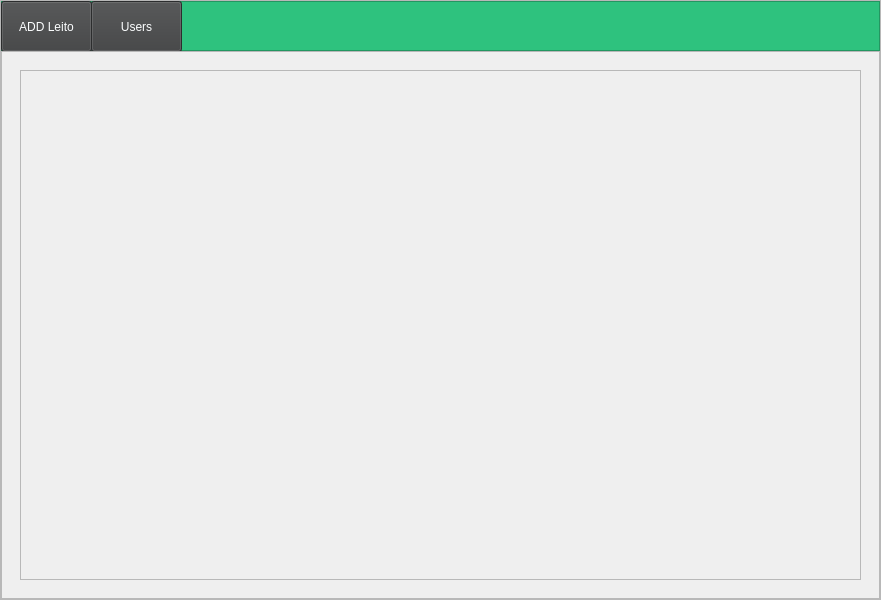
<?xml version="1.0" encoding="UTF-8"?>
<ui version="4.0">
 <class>PrincipalScreen</class>
 <widget class="QMainWindow" name="PrincipalScreen">
  <property name="geometry">
   <rect>
    <x>0</x>
    <y>0</y>
    <width>881</width>
    <height>600</height>
   </rect>
  </property>
  <property name="windowTitle">
   <string>MainWindow</string>
  </property>
  <widget class="QWidget" name="centralwidget">
   <layout class="QHBoxLayout" name="horizontalLayout">
    <property name="spacing">
     <number>0</number>
    </property>
    <property name="leftMargin">
     <number>0</number>
    </property>
    <property name="topMargin">
     <number>0</number>
    </property>
    <property name="rightMargin">
     <number>0</number>
    </property>
    <property name="bottomMargin">
     <number>0</number>
    </property>
    <item>
     <widget class="QFrame" name="frame">
      <property name="frameShape">
       <enum>QFrame::StyledPanel</enum>
      </property>
      <property name="frameShadow">
       <enum>QFrame::Raised</enum>
      </property>
      <layout class="QVBoxLayout" name="verticalLayout">
       <property name="spacing">
        <number>0</number>
       </property>
       <property name="leftMargin">
        <number>0</number>
       </property>
       <property name="topMargin">
        <number>0</number>
       </property>
       <property name="rightMargin">
        <number>0</number>
       </property>
       <property name="bottomMargin">
        <number>0</number>
       </property>
       <item>
        <widget class="QFrame" name="frame_2">
         <property name="minimumSize">
          <size>
           <width>0</width>
           <height>50</height>
          </size>
         </property>
         <property name="maximumSize">
          <size>
           <width>16777215</width>
           <height>50</height>
          </size>
         </property>
         <property name="styleSheet">
          <string notr="true">background-color: rgb(46, 194, 126);</string>
         </property>
         <property name="frameShape">
          <enum>QFrame::StyledPanel</enum>
         </property>
         <property name="frameShadow">
          <enum>QFrame::Raised</enum>
         </property>
         <widget class="QPushButton" name="btnUser">
          <property name="geometry">
           <rect>
            <x>90</x>
            <y>0</y>
            <width>91</width>
            <height>51</height>
           </rect>
          </property>
          <property name="styleSheet">
           <string notr="true">background-color: rgb(62, 63, 64);
color: rgb(252, 254, 255);</string>
          </property>
          <property name="text">
           <string>Users</string>
          </property>
         </widget>
         <widget class="QPushButton" name="btnLeito">
          <property name="geometry">
           <rect>
            <x>0</x>
            <y>0</y>
            <width>91</width>
            <height>51</height>
           </rect>
          </property>
          <property name="styleSheet">
           <string notr="true">background-color: rgb(62, 63, 64);
color: rgb(252, 254, 255);</string>
          </property>
          <property name="text">
           <string>ADD Leito</string>
          </property>
         </widget>
        </widget>
       </item>
       <item>
        <widget class="QFrame" name="frame_3">
         <property name="styleSheet">
          <string notr="true"/>
         </property>
         <property name="frameShape">
          <enum>QFrame::StyledPanel</enum>
         </property>
         <property name="frameShadow">
          <enum>QFrame::Raised</enum>
         </property>
         <layout class="QHBoxLayout" name="horizontalLayout_2">
          <item>
           <widget class="QStackedWidget" name="paginas">
            <property name="currentIndex">
             <number>1</number>
            </property>
            <widget class="QWidget" name="cadastrarLeitos">
             <widget class="QLineEdit" name="nomeLeito">
              <property name="geometry">
               <rect>
                <x>200</x>
                <y>180</y>
                <width>501</width>
                <height>41</height>
               </rect>
              </property>
              <property name="styleSheet">
               <string notr="true">background-color: rgb(252, 254, 255);
color: rgb(0, 0, 0);
border-radius: 10px;</string>
              </property>
              <property name="alignment">
               <set>Qt::AlignCenter</set>
              </property>
              <property name="placeholderText">
               <string>NOME LEITO</string>
              </property>
             </widget>
             <widget class="QPushButton" name="CadastrarLeito">
              <property name="geometry">
               <rect>
                <x>400</x>
                <y>350</y>
                <width>111</width>
                <height>51</height>
               </rect>
              </property>
              <property name="styleSheet">
               <string notr="true">background-color: rgb(31, 109, 153);
color: rgb(252, 254, 255);
border-radius: 20px;</string>
              </property>
              <property name="text">
               <string>Cadastrar</string>
              </property>
             </widget>
             <widget class="QLineEdit" name="quantidade">
              <property name="geometry">
               <rect>
                <x>200</x>
                <y>250</y>
                <width>501</width>
                <height>41</height>
               </rect>
              </property>
              <property name="styleSheet">
               <string notr="true">background-color: rgb(252, 254, 255);
border-radius: 10px;
color: rgb(0, 0, 0);</string>
              </property>
              <property name="alignment">
               <set>Qt::AlignCenter</set>
              </property>
              <property name="placeholderText">
               <string>QUANTIDADE</string>
              </property>
             </widget>
             <widget class="QPushButton" name="voltar_3">
              <property name="geometry">
               <rect>
                <x>400</x>
                <y>420</y>
                <width>111</width>
                <height>61</height>
               </rect>
              </property>
              <property name="styleSheet">
               <string notr="true">background-color: rgb(82, 160, 204);
color: rgb(252, 254, 255);
border-radius: 20px;</string>
              </property>
              <property name="text">
               <string>Voltar</string>
              </property>
             </widget>
            </widget>
            <widget class="QWidget" name="leitos">
             <layout class="QHBoxLayout" name="horizontalLayout_3">
              <item>
               <widget class="QScrollArea" name="scrollArea">
                <property name="widgetResizable">
                 <bool>true</bool>
                </property>
                <widget class="QWidget" name="scrollAreaWidgetContents">
                 <property name="geometry">
                  <rect>
                   <x>0</x>
                   <y>0</y>
                   <width>839</width>
                   <height>508</height>
                  </rect>
                 </property>
                 <layout class="QGridLayout" name="gridLayout"/>
                </widget>
               </widget>
              </item>
             </layout>
            </widget>
            <widget class="QWidget" name="CadastrarUsers">
             <widget class="QLineEdit" name="lineEdit">
              <property name="geometry">
               <rect>
                <x>130</x>
                <y>140</y>
                <width>501</width>
                <height>41</height>
               </rect>
              </property>
              <property name="styleSheet">
               <string notr="true">background-color: rgb(252, 254, 255);
border-radius: 10px;
color: rgb(0, 0, 0);</string>
              </property>
              <property name="alignment">
               <set>Qt::AlignCenter</set>
              </property>
              <property name="placeholderText">
               <string>E-MAIL</string>
              </property>
             </widget>
             <widget class="QLineEdit" name="lineEdit_2">
              <property name="geometry">
               <rect>
                <x>130</x>
                <y>200</y>
                <width>501</width>
                <height>41</height>
               </rect>
              </property>
              <property name="styleSheet">
               <string notr="true">background-color: rgb(252, 254, 255);
border-radius: 10px;
color: rgb(0, 0, 0);</string>
              </property>
              <property name="alignment">
               <set>Qt::AlignCenter</set>
              </property>
              <property name="placeholderText">
               <string>SENHA</string>
              </property>
             </widget>
             <widget class="QLineEdit" name="lineEdit_4">
              <property name="geometry">
               <rect>
                <x>130</x>
                <y>260</y>
                <width>501</width>
                <height>41</height>
               </rect>
              </property>
              <property name="styleSheet">
               <string notr="true">background-color: rgb(252, 254, 255);
border-radius: 10px;
color: rgb(0, 0, 0);</string>
              </property>
              <property name="alignment">
               <set>Qt::AlignCenter</set>
              </property>
              <property name="placeholderText">
               <string>PERMISSÃO</string>
              </property>
             </widget>
             <widget class="QPushButton" name="Cadastrar">
              <property name="geometry">
               <rect>
                <x>330</x>
                <y>330</y>
                <width>111</width>
                <height>51</height>
               </rect>
              </property>
              <property name="styleSheet">
               <string notr="true">background-color: rgb(31, 109, 153);
color: rgb(252, 254, 255);
border-radius: 20px;</string>
              </property>
              <property name="text">
               <string>Cadastrar</string>
              </property>
             </widget>
             <widget class="QPushButton" name="voltar_2">
              <property name="geometry">
               <rect>
                <x>330</x>
                <y>400</y>
                <width>111</width>
                <height>61</height>
               </rect>
              </property>
              <property name="styleSheet">
               <string notr="true">background-color: rgb(82, 160, 204);
color: rgb(252, 254, 255);
border-radius: 20px;</string>
              </property>
              <property name="text">
               <string>Voltar</string>
              </property>
             </widget>
            </widget>
            <widget class="QWidget" name="users">
             <layout class="QVBoxLayout" name="verticalLayout_2">
              <item>
               <widget class="QFrame" name="frame_4">
                <property name="minimumSize">
                 <size>
                  <width>0</width>
                  <height>80</height>
                 </size>
                </property>
                <property name="frameShape">
                 <enum>QFrame::StyledPanel</enum>
                </property>
                <property name="frameShadow">
                 <enum>QFrame::Raised</enum>
                </property>
                <widget class="QPushButton" name="addUsers">
                 <property name="geometry">
                  <rect>
                   <x>20</x>
                   <y>10</y>
                   <width>111</width>
                   <height>61</height>
                  </rect>
                 </property>
                 <property name="styleSheet">
                  <string notr="true">background-color: rgb(31, 109, 153);
color: rgb(252, 254, 255);
border-radius: 20px;</string>
                 </property>
                 <property name="text">
                  <string>ADDUsers</string>
                 </property>
                </widget>
                <widget class="QPushButton" name="voltar">
                 <property name="geometry">
                  <rect>
                   <x>330</x>
                   <y>10</y>
                   <width>111</width>
                   <height>61</height>
                  </rect>
                 </property>
                 <property name="styleSheet">
                  <string notr="true">background-color: rgb(82, 160, 204);
color: rgb(252, 254, 255);
border-radius: 20px;</string>
                 </property>
                 <property name="text">
                  <string>Voltar</string>
                 </property>
                </widget>
               </widget>
              </item>
              <item>
               <widget class="QScrollArea" name="scrollArea_2">
                <property name="widgetResizable">
                 <bool>true</bool>
                </property>
                <widget class="QWidget" name="scrollAreaWidgetContents_2">
                 <property name="geometry">
                  <rect>
                   <x>0</x>
                   <y>0</y>
                   <width>839</width>
                   <height>422</height>
                  </rect>
                 </property>
                 <layout class="QGridLayout" name="gridLayout_2"/>
                </widget>
               </widget>
              </item>
             </layout>
            </widget>
           </widget>
          </item>
         </layout>
        </widget>
       </item>
      </layout>
     </widget>
    </item>
   </layout>
  </widget>
 </widget>
 <resources/>
 <connections/>
</ui>
